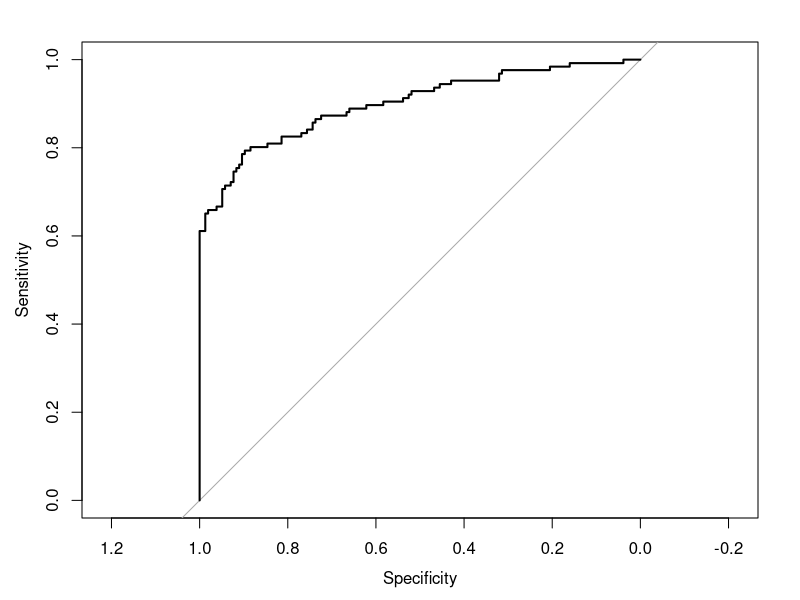
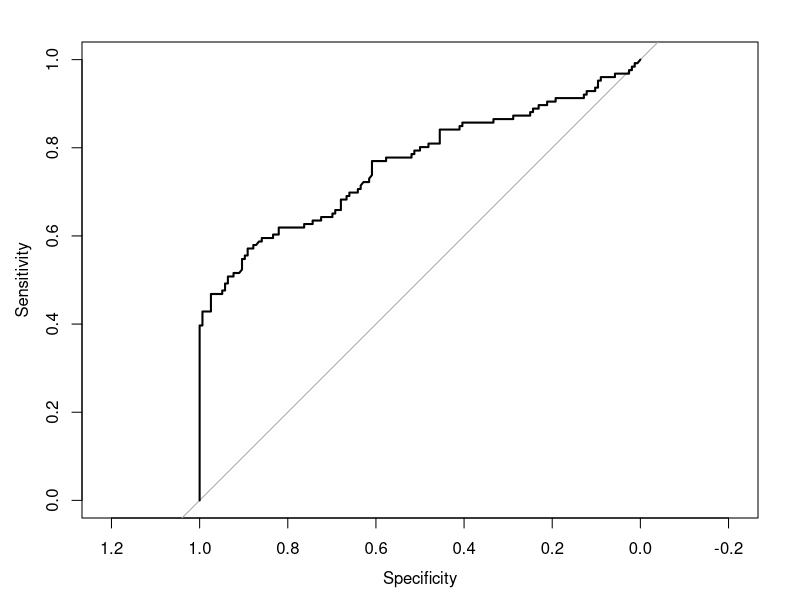
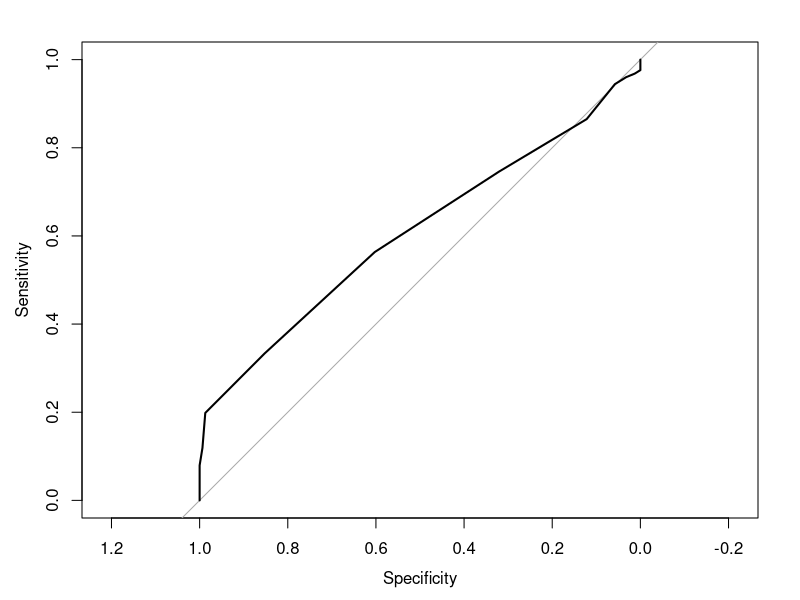
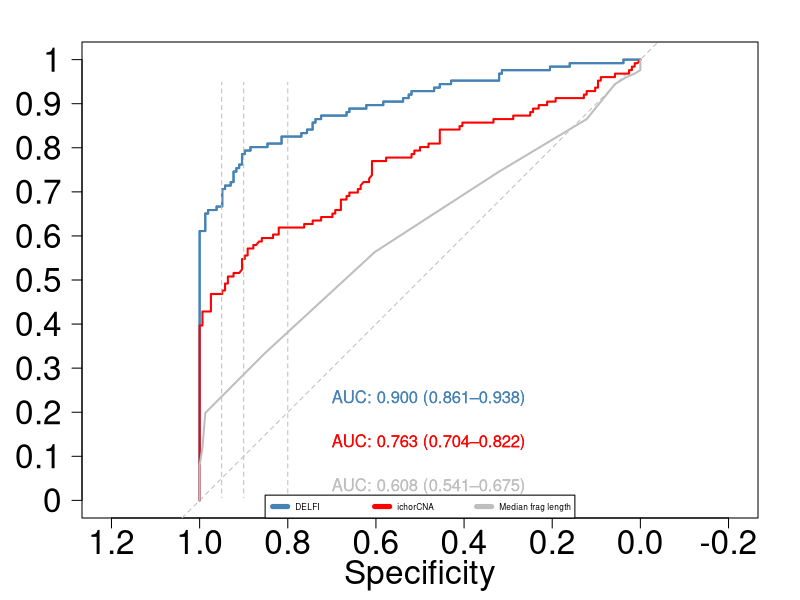

Here is the R script that generated these plots, in order:
## ---- chunk 1
knitr::opts_chunk$set(autodep = TRUE, echo=FALSE)
## ---- chunk 2
library(pROC)
library(readxl)
library(here)

ichor_fragm_length_DELFI <- read_excel(here("data","ichor, fragm length DELFI.xlsx"))
a<-ichor_fragm_length_DELFI
b<-roc(a$cancer, a$score.seq,plot=TRUE, legacy.axes=FALSE,auc=TRUE,ci=TRUE)
c<-roc(a$cancer,a$ichor,plot=TRUE, legacy.axes=FALSE,auc=TRUE,ci=TRUE)
d<-roc(a$cancer,a$`Fragment length`,plot=TRUE, legacy.axes=FALSE,auc=TRUE,ci=TRUE)

plot(b,print.auc=FALSE, print.auc.x=0.7, print.auc.y=0.1, add=FALSE, xlab="Specificity", ylab="", col="steelblue",cex.lab=2,legacy.axes=FALSE,lty=1,lwd=2, font.axis=1, cex.axis=2, yaxt="n", identity.col="grey", identity.lty="dashed", identity.lwd=1, ci=TRUE, ci.col="black")
plot(b,print.auc=TRUE, print.auc.x=0.7, print.auc.y=0.25, add=TRUE,col="steelblue",xlab="Specificity",ylab=" ", cex.lab=2,legacy.axes=FALSE,lty=1,lwd=2, font.axis=1, cex.axis=2, yaxt="n", identity.col="grey", identity.lty="dashed", identity.lwd=1, ci=TRUE, ci.col="black")
plot(c,print.auc=TRUE, print.auc.x=0.7, print.auc.y=0.15, add=TRUE,col="red",xlab="Specificity",ylab=" ", cex.lab=2,legacy.axes=FALSE,lty=1,lwd=2, font.axis=1, cex.axis=2, yaxt="n", identity.col="grey", identity.lty="dashed", identity.lwd=1, ci=TRUE, ci.col="black")
plot(d,print.auc=TRUE, print.auc.x=0.7, print.auc.y=0.05, add=TRUE,col="grey",xlab="Specificity",ylab=" ", cex.lab=2,legacy.axes=FALSE,lty=1,lwd=2, font.axis=1, cex.axis=2, yaxt="n", identity.col="grey", identity.lty="dashed", identity.lwd=1, ci=TRUE, ci.col="black")


ytick<-seq(0,1,by=0.1)
xtick<-seq(0,1,by=0.1)
axis(side=2, at=ytick, labels =c(0, 0.1, 0.2, 0.3, 0.4, 0.5,0.6,0.7, 0.8, 0.9, 1.0),font.axis=1, cex.axis=2, las=2)
abline(v=c(0.95, 0.90, 0.8), col=c("grey"), lty=c("dashed"))
legend("bottom",
       legend=c("DELFI", "ichorCNA", "Median frag length"),
       col=c("steelblue", "red", "grey"),
       lwd=5, cex =0.5, xpd = TRUE, horiz = TRUE)
